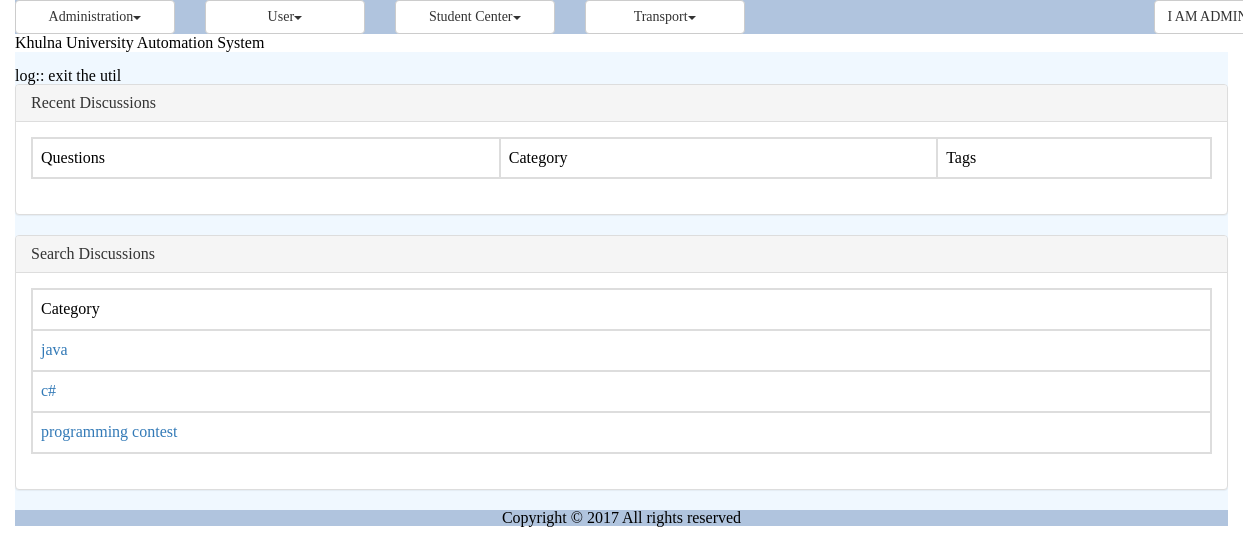
The app's page /discussion_recent.php (signed in) with its own data.
### tables this page shows
CREATE TABLE `tbl_discussion_category` (
  `ID` varchar(40) NOT NULL,
  `Name` varchar(40) NOT NULL
);

### modules/forum/ui/blade/view.mostRecent.blade.php (called while the page is built, shortened)
<?php
include_once UTILITY.'class.util.php';
include_once MODULES_FORUM.'bao/class.mostRecentbao.php';
$_MostRecentBAO = new MostRecentBAO();
?>

### modules/forum/bao/class.mostRecentbao.php (called while the page is built, shortened)
<?php
include_once UTILITY.'class.util.php';
include_once MODULES_FORUM.'dao/class.mostRecentdao.php';
Class MostRecentBAO{
	private $_MostRecentDAO;
	public function __construct(){
		$this->_MostRecentDAO = new MostRecentDAO();
	}
	public function getAllDiscussions(){
		$Result = $this->_MostRecentDAO->getAllDiscussions();
		return $Result;
	}
	public function getAllDiscussionCategorys(){
		$Result = $this->_MostRecentDAO->getAllDiscussionCategorys();
		return $Result;
	}
}
?>

### modules/forum/dao/class.mostRecentdao.php (called while the page is built, shortened)
<?php
include_once COMMON.'class.common.php';
include_once COMMON.'class.common.forum.php';
include_once UTILITY.'class.util.php';
Class MostRecentDAO{
	private $_DB;
	public function __construct(){
		$this->_DB = DBUtil::getInstance();
	}
	public function getAllDiscussions(){
		$DiscussionList = array();
		$this->_DB->doQuery("SELECT * FROM tbl_discussion WHERE CreationDate >= curdate() - INTERVAL DAYOFWEEK(curdate())+6 DAY");
		$rows = $this->_DB->getAllRows();
		for($i = 0; $i < sizeof($rows); $i++) {
			$row = $rows[$i];
			$this->_Discussion = new Discussion();
		    $this->_Discussion->setID ( $row['ID']);
		    $this->_Discussion->setName( $row['Title'] );
		    $this->_Discussion->setCategory( $row['CategoryID'] );
		    $this->_Discussion->setDescription( $row['Description'] );
		    $this->_Discussion->setTag( $row['Tag'] );
		    $this->_Discussion->setCreationDate( $row['CreationDate'] );
		    $this->_Discussion->setCreator( $row['CreatorID'] );
		    $DiscussionList[]=$this->_Discussion;
		}
		$Result = new Result();
		$Result->setIsSuccess(1);
		$Result->setResultObject($DiscussionList);
		return $Result;
	}
	public function getAllDiscussionCategorys(){
		$DiscussionCategoryList = array();
		$this->_DB->doQuery("SELECT * FROM tbl_discussion_category");
		$rows = $this->_DB->getAllRows();
		for($i = 0; $i < sizeof($rows); $i++) {
			$row = $rows[$i];
			$this->_DiscussionCategory = new DiscussionCategory();
		    $this->_DiscussionCategory->setID ( $row['ID']);
		    $this->_DiscussionCategory->setName( $row['Name'] );
		    $DiscussionCategoryList[]=$this->_DiscussionCategory;
		}
		$Result = new Result();
		$Result->setIsSuccess(1);
		$Result->setResultObject($DiscussionCategoryList);
		return $Result;
	}
}
?>

### common/class.common.php (called while the page is built, shortened)
<?php
class Result{
    private $_IsSuccess=0;
    private $_ResultObject;
    public function setIsSuccess($IsSuccess){
        $this->_IsSuccess = $IsSuccess;
    }
    public function getIsSuccess(){
        return $this->_IsSuccess;
    }
    public function setResultObject($ResultObject){
        $this->_ResultObject = $ResultObject;
    }
    public function getResultObject(){
        return $this->_ResultObject;
    }
}
?>

### common/class.common.forum.php (called while the page is built, shortened)
<?php
class DiscussionCategory{
    private $_ID;
    private $_name;
    public function setID ( $ID ) {
        $this->_ID = $ID;
    }
    public function getID () {
        return $this->_ID;
    }
    public function setName ($Name){
        $this->_name = $Name;
    }
    public function getName(){
        return $this->_name;
    }
}
?>

### modules/forum/ui/view.mostRecent.php (the view, shortened to what this page needs)
<?php
include_once 'blade/view.mostRecent.blade.php';
include_once COMMON.'class.common.php';
?>
<div class="panel panel-default">
    <div class="panel-heading">Recent Discussions</div>
    <div class="panel-body">
	<table class="table table-bordered">
	<?php
	$Result = $_MostRecentBAO->getAllDiscussions();
	if($Result->getIsSuccess()){
	?>
		<tr>
			<th>Questions</th>
			<th>Category</th>
			<th>Tags</th>
		</tr>
	    <?php
	}
	else{
		echo $Result->getResultObject();
	}
	?>
	</table>
	</div>
</div>
<div class="panel panel-default">
    <div class="panel-heading">Search Discussions</div>
    <div class="panel-body">
		<table class="table table-bordered">
			<tr><th>Category</th></tr>
			<tr><?php
				$Result = $_MostRecentBAO->getAllDiscussionCategorys();
				if($Result->getIsSuccess())
				{
					$DiscussionCategorys = $Result->getResultObject();
			        for ($i=0; $i < sizeof($DiscussionCategorys); $i++)
					{
						$DiscussionCategory = $DiscussionCategorys[$i];?>
						<tr><td><a href="search_discussion.php?Category=<?php echo $DiscussionCategory->getID(); ?>" onclick="return; "> <?php echo $DiscussionCategory->getName() ?> </a></td></tr>
					<?php
					}
				}
				?>
			</tr>
		</table>
</div>
</div>

### resources/css/style.css (style rules this page uses)
table,td { border:solid #e9e9e9 1px; }

### records on screen
tbl_discussion_category: Name "java"
tbl_discussion_category: Name "c#"
tbl_discussion_category: Name "programming contest"

### other values on screen
$globalMenu[$i]->getTitle() "Administration User Student Center Transport"
$CurrentUser->getFirstName() "I AM"
